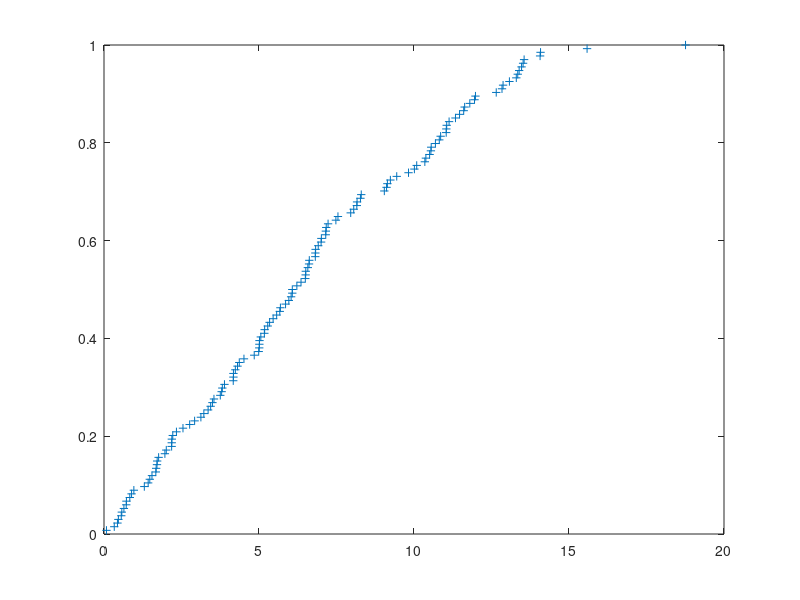

This figure's MATLAB source:

clc; close all; clear all;

%% state machines- slide 5- L08

s=1;
t=0;
Tmax=1000;
trace=[t,s];
winA=0;
winB=0;
winC=0;
winD=0;
Races=0;
RT=[];
nextIndex=1;

roundTripTime=0;
RTT=[];
roundIndex=1;

% slide 18- L07
while t<Tmax
    if s==1
     dtA=10+rand()*(20-10);
     dtB= 5+rand()*(30- 5);
     dtC=-(log(rand()))/0.07;
     dtD=-log(rand())/0.1-log(rand())/0.2;
     tt=[dtD dtC dtB dtA];
     dt=min(tt);
     if (dt==dtA)
         ns=2;
         winA=winA+1;
     end
     if (dt==dtB)
         ns=3;
         winB=winB+1;
         
     end
     if (dt==dtC)
         winC=winC+1;
         ns=4;
     end
     if (dt==dtD)
         ns=5;
         winD=winD+1;
     end
     Races=Races+1;
     RT(nextIndex,1)=dt;
     nextIndex=nextIndex+1;
    end
    if s==2
     ns=1;
     dt=-(log(rand())+ log(rand())+ log(rand())+ log(rand()))/4;
    end
    if s==3
     ns=1;
     dt=-(log(rand())+ log(rand())+ log(rand())+ log(rand()))/4;
    end
    if s==4
     ns=1;
     dt=-(log(rand())+ log(rand())+ log(rand())+ log(rand()))/4;
    end
    if s==5
     ns=1;
     dt=-(log(rand())+ log(rand())+ log(rand())+ log(rand()))/4;
    end
   s=ns;
   t=t+dt;
   trace(end+1,:)=[t,s];
end
   
stairs(trace(:,1),trace(:,2));
PwinA=winA/Races;
PwinB=winB/Races;
PwinC=winC/Races;
PwinD=winD/Races;
AveRT=mean(RT);
% Ps1=Ts1/t;   %prob of being in state 1
% Ps2=Ts2/t;   %prob of being in state 2
% Ps3=Ts3/t;   %prob of being in state 3
% figure;    
plot(sort(RT),[1:size(RT,1)]/size(RT,1),"+")    
%     
% min 20    
    
        